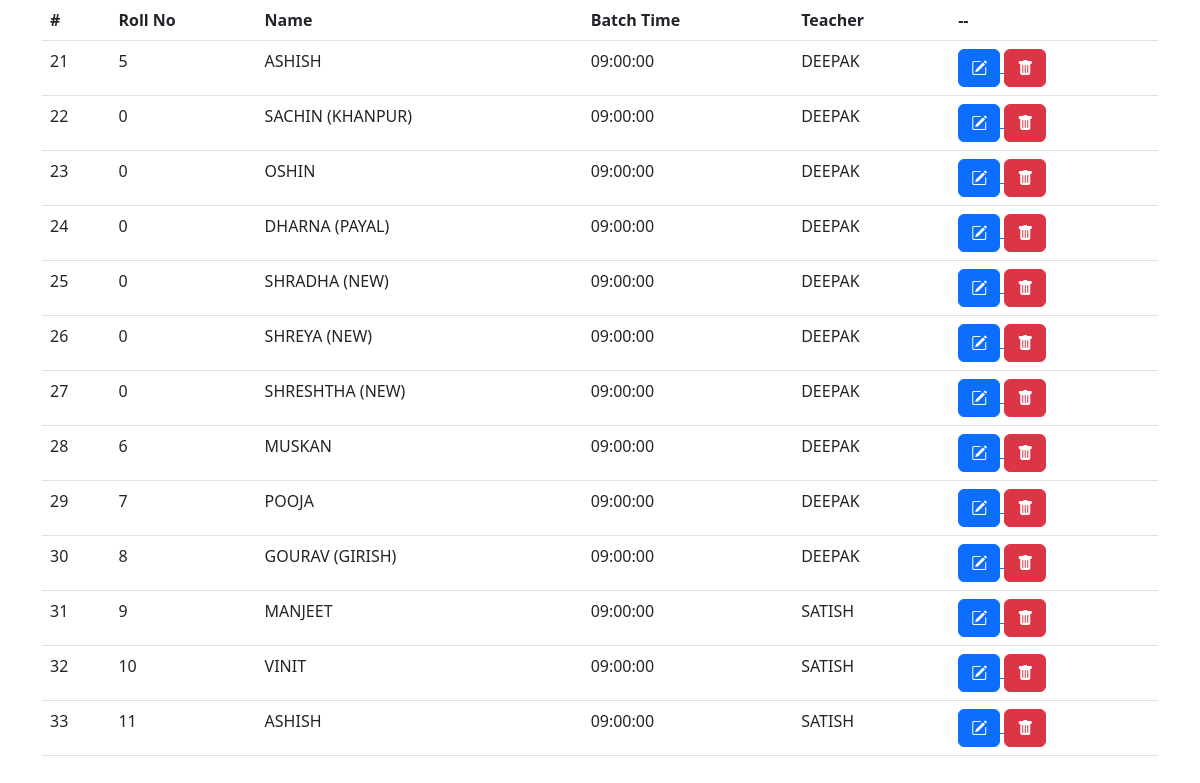
Screenshot of /batch.php?time=09:00:00 with the database file from the repository.
### tables this page shows
CREATE TABLE `student` (
  `id` int(11) NOT NULL,
  `rollno` int(11) NOT NULL,
  `sname` varchar(255) NOT NULL,
  `batchtime` time NOT NULL,
  `batchend` time NOT NULL,
  `topic` varchar(255) NOT NULL,
  `teacher` varchar(255) NOT NULL
);

### batch.php (the view, shortened to what this page needs)
<?php
require "conn.php";
?>
<!DOCTYPE html>
<html lang="en">
<head>
    <?php
    require "headerfile.php";
    ?>
</head>
<body>
    <div class="container">
        <table class="table">
           <tr>
                <th>#</th>
                <th>Roll No</th>
                <th>Name</th>
                <th>Batch Time</th>
                <th>Teacher</th>
                <th>--</th>
            </tr>
            <?php
            $time = $_GET['time'];
            $sql = "SELECT * from student WHERE batchtime='$time'";
            $result = mysqli_query($conn,$sql);
            if ($result->num_rows > 0) {
                while ($row = $result->fetch_assoc()) {
                    echo "<tr>" .
                        "<td>" . $row["id"] . "</td>" .
                        "<td>" . $row["rollno"] . "</td>" .
                        "<td>" . $row["sname"] . "</td>" .
                        "<td>" . $row["batchtime"] . "</td>" .
                        "<td>" . $row["teacher"] . "</td>" .
                        "<td>
                <a href='cupdate.php?updateid=".$row["id"]."'>
            <button type='button' class='btn btn-primary'><i class='bi bi-pencil-square'></i></button>
            </a>
            <a href='cdelete.php?deleteid=".$row["id"]."'>
            <button type='button' class='btn btn-danger'><i class='bi bi-trash-fill'></i></button>
            </a>
              </td>";
                }
            }
            ?>
        </table>
    </div>
</body>
</html>

### rows the page displays
student: id "21", rollno "5", sname "ASHISH", batchtime "09:00:00", teacher "DEEPAK"
student: id "22", rollno "0", sname "SACHIN (KHANPUR)", batchtime "09:00:00", teacher "DEEPAK"
student: id "23", rollno "0", sname "OSHIN", batchtime "09:00:00", teacher "DEEPAK"
student: id "24", rollno "0", sname "DHARNA (PAYAL)", batchtime "09:00:00", teacher "DEEPAK"
student: id "25", rollno "0", sname "SHRADHA (NEW)", batchtime "09:00:00", teacher "DEEPAK"
student: id "26", rollno "0", sname "SHREYA (NEW)", batchtime "09:00:00", teacher "DEEPAK"
student: id "27", rollno "0", sname "SHRESHTHA (NEW)", batchtime "09:00:00", teacher "DEEPAK"
student: id "28", rollno "6", sname "MUSKAN", batchtime "09:00:00", teacher "DEEPAK"
student: id "29", rollno "7", sname "POOJA", batchtime "09:00:00", teacher "DEEPAK"
student: id "30", rollno "8", sname "GOURAV (GIRISH)", batchtime "09:00:00", teacher "DEEPAK"
student: id "31", rollno "9", sname "MANJEET", batchtime "09:00:00", teacher "SATISH"
student: id "32", rollno "10", sname "VINIT", batchtime "09:00:00", teacher "SATISH"
student: id "33", rollno "11", sname "ASHISH", batchtime "09:00:00", teacher "SATISH"
